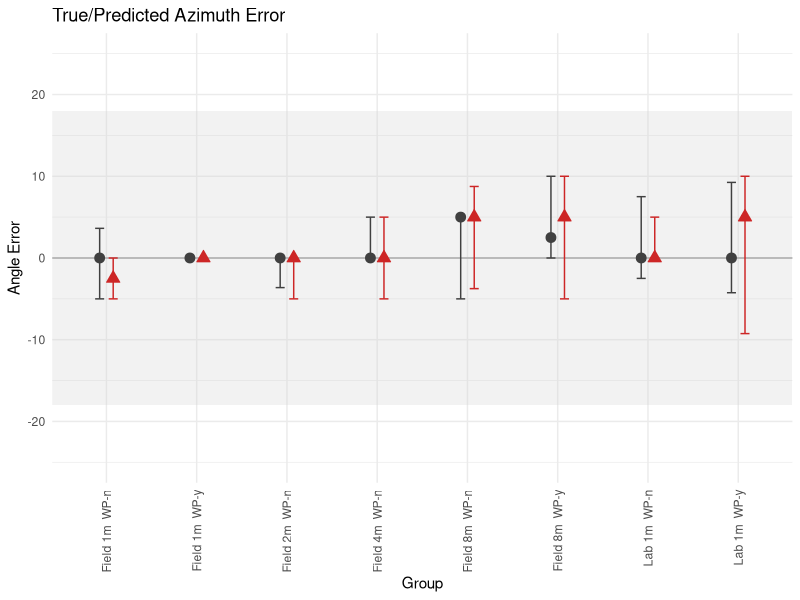
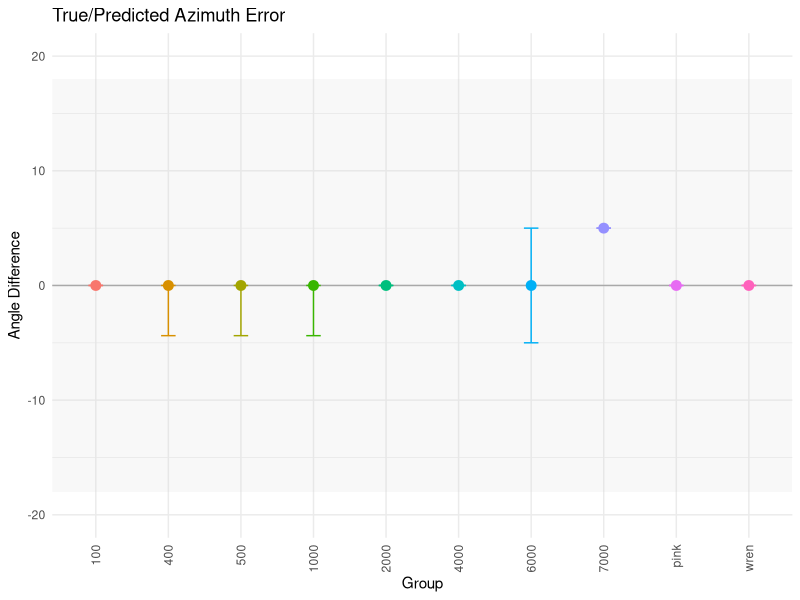
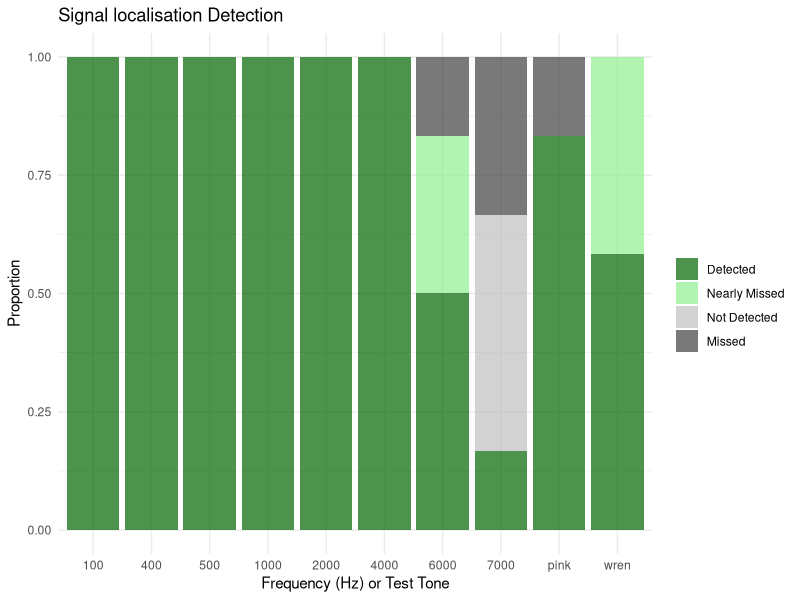

R code for these plots, in order: (Note: this script raises an error after producing the figures.)
########################################################################### .
# Scripts for Analysing the Localisation Accuracy 
#
# Starting from scratch - go to the retired code if you want to generate the old figures
#
# Becky Heath
# rh862@cam.ac.uk
#
# May 2023

##### Load Packages and set working directory #####

library(ggplot2)
library(dplyr)
library(tidyr)

setwd(dirname(rstudioapi::getActiveDocumentContext()$path))

###### Load in Data ########

# Load in true values: 
# Ignore this one for now, will need to experiment with detections, may need to relable
#data <- read.csv("Data/CompleteLabLocalisation/AllTests_LocalisationData_ALLDETECTIONSTESTS.csv")

# Just use this:
dataRaw <- read.csv("Data/CompleteLabLocalisation/AllTestsJustTrueValues.csv")

##### PRECISION CHARTS #####
# get rid of freq-deps for now:
data <- dataRaw[dataRaw$Trial != "freq-dep",]

# Create Coarse Labels
data <- data %>%
  mutate(Trial = case_when(
     Trial == "field" ~ "Field",
#    trial == "IndoorPre" ~ "Lab",
     Trial == "lab-pre" ~ "Lab",
    TRUE ~ Trial  # Keep the original value if no condition matches
  ))

# Collate label
data <- data %>%
  mutate(label = paste0(Trial, " ", distance.m, "m ", " WP-", WP.))

# Calculate median and IQR per group
data$distance.m <- as.factor(data$distance.m)
data$error <- as.numeric(data$error)

# get rid of the situations where a signal was not localised: 
data <- data[!is.na(data$error), ]

# ALL DATA (INSIDE AND OUT)
ggplot(data = data, aes(x = label, y = error)) +
  annotate('rect', ymin = -18, ymax = 18, xmin= -Inf, xmax = Inf, fill = "lightgray", alpha = 0.3)+
  geom_hline(yintercept = 0, color = "darkgray") +
  #geom_jitter(aes(shape = Test.tone), position = position_jitterdodge(0.2)  ,fill = "gray", color = "gray", size = 2, alpha = 0.5) +
  stat_summary(aes(color = Test.tone, shape = Test.tone, fill = Test.tone), fun = "median", geom = "point", size = 3, position = position_dodge(width = 0.3)) +
  stat_summary(aes(color = Test.tone), fun.data = "median_hilow", geom = "errorbar", width = 0.2, position = position_dodge(width = 0.3)) +
  labs(title = "True/Predicted Azimuth Error",
       x = "Group", y = "Angle Error") +
  scale_color_manual(values = c("grey25", "firebrick3")) +
  scale_shape_manual(values = c(21, 24)) +
  scale_fill_manual(values = c("grey25", "firebrick3")) +
  theme_minimal() +
  ylim(-25, 25) +
  theme(legend.position = "none") +
  theme(axis.text.x = element_text(angle = 90, hjust = 1, vjust = 0.5))



# Now the frequency-dependent trials
data <- dataRaw[dataRaw$Trial == "freq-dep",]
data$Test.tone <- as.factor(data$Test.tone)

setOrder <- c("100", "400", "500", "1000","2000", "4000", "6000", "7000", "pink", "wren")
data$Test.tone <- factor(data$Test.tone, levels = setOrder)


data$error <- as.numeric(data$error)
data$Aliaized.Azimuth <- as.numeric(data$Aliaized.Azimuth)

# get rid of the situations where a signal was not localised (FOR NOW): 
data <- data[!is.na(data$error), ]

ggplot(data = data, aes(x = Test.tone, y = error)) +
  annotate('rect', ymin = -18, ymax = 18, xmin= -Inf, xmax = Inf, fill = "lightgray", alpha = 0.15)+
  geom_hline(yintercept = 0, color = "darkgray") +
  #geom_jitter(aes(shape = Test.tone), position = position_jitterdodge(0.2)  ,fill = "gray", color = "gray", size = 2, alpha = 0.5) +
  stat_summary(aes(color = Test.tone, fill = Test.tone), fun = "median", geom = "point", size = 3) +
  stat_summary(aes(color = Test.tone), fun.data = "median_hilow", geom = "errorbar", width = 0.2) +
  labs(title = "True/Predicted Azimuth Error",
       x = "Group", y = "Angle Difference") +
  theme_minimal() +
  ylim(-20, 20) +
  theme(legend.position = "none") +
  theme(axis.text.x = element_text(angle = 90, hjust = 1, vjust = 0.5))


##### RECALL CHARTS #####

data <- dataRaw

#FreqDeps First: 
data <- dataRaw[dataRaw$Trial == "freq-dep",]

# Define the possible localisation? descriptors
possible_labels <- c("y", "d", "n", "m")

# Calculate the count and proportion of each label within each group
proportions <- data %>%
  group_by(Test.tone, localised.) %>%
  summarise(count = n()) %>%
  ungroup() %>%
  complete(Test.tone, localised. = possible_labels, fill = list(count = 0)) %>%
  group_by(Test.tone) %>%
  mutate(proportion = count / sum(count))

# Fill up missing variables: 
proportions <- proportions %>%
  group_by(Test.tone) %>%
  mutate(Test.tone = ifelse(is.na(Test.tone), max(Test.tone, na.rm = TRUE), Test.tone)) %>%
  ungroup()


setOrder <- c("y", "d", "n", "m")
proportions$localised. <- factor(proportions$localised., levels = setOrder)

# Set the order as before
setOrder <- c("100", "400", "500", "1000","2000", "4000", "6000", "7000", "pink", "wren")
proportions$Test.tone <- factor(proportions$Test.tone, levels = setOrder)


# Plot results! 
ggplot(data = proportions, aes(x=Test.tone, y= proportion, fill = localised.))+
  geom_col(alpha = 0.7, position = position_stack(reverse=TRUE))+
  scale_fill_manual(values = c("darkgreen","lightgreen","grey", "grey25"),
                    name = " ",
                    labels = c("Detected", "Nearly Missed","Not Detected", "Missed"))+
  labs(title = "Signal localisation Detection",
       x = "Frequency (Hz) or Test Tone", y = "Proportion") +
  theme_minimal()


# Now the others 

data <- dataRaw

#FreqDeps First: 
data <- dataRaw[dataRaw$Trial != "freq-dep",]

# Define the possible localisation? descriptors
possible_labels <- c("y", "d", "n", "m")


# Create Coarse Labels
data <- data %>%
  mutate(Trial = case_when(
    Trial == "field" ~ "Field",
    #    trial == "IndoorPre" ~ "Lab",
    Trial == "lab-pre" ~ "Lab",
    TRUE ~ Trial  # Keep the original value if no condition matches
  ))

# Collate label
data <- data %>%
  mutate(label = paste0(Trial, " ", distance.m, "m ", " WP-", WP.))




# Calculate the count and proportion of each label within each group
proportions <- data %>%
  group_by(label, localised.) %>%
  summarise(count = n()) %>%
  ungroup() %>%
  complete(label, localised. = possible_labels, fill = list(count = 0)) %>%
  group_by(label) %>%
  mutate(proportion = count / sum(count))

# Fill up missing variables: 
proportions <- proportions %>%
  group_by(label) %>%
  mutate(label = ifelse(is.na(label), max(label, na.rm = TRUE), label)) %>%
  ungroup()


setOrder <- c("y", "d", "n", "m")
proportions$localised. <- factor(proportions$localised., levels = setOrder)

# Set the order as before
setOrder <- c("100", "400", "500", "1000","2000", "4000", "6000", "7000", "pink", "wren")
proportions$Test.tone <- factor(proportions$Test.tone, levels = setOrder)


# Plot results! 
ggplot(data = proportions, aes(x=label, y= proportion, fill = localised.))+
  geom_col(alpha = 0.7, position = position_stack(reverse=TRUE))+
  scale_fill_manual(values = c("darkgreen","lightgreen","grey", "grey25"),
                    name = " ",
                    labels = c("Detected", "Nearly Missed","Not Detected", "Missed"))+
  labs(title = "Signal localisation Detection",
       x = "Test Label", y = "Proportion") +
  theme_minimal()+
  theme(axis.text.x = element_text(angle = 90, hjust = 1, vjust = 0.5))
